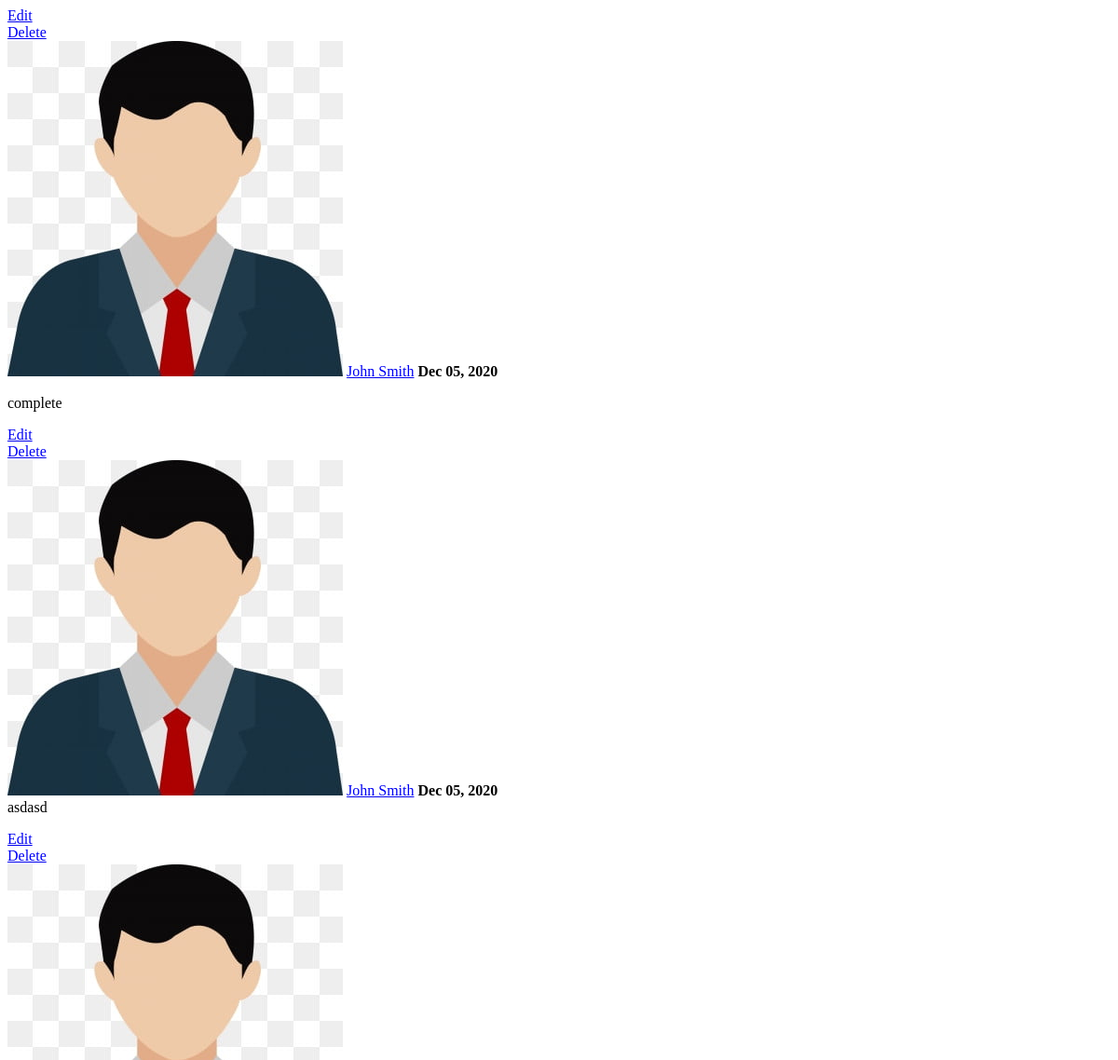
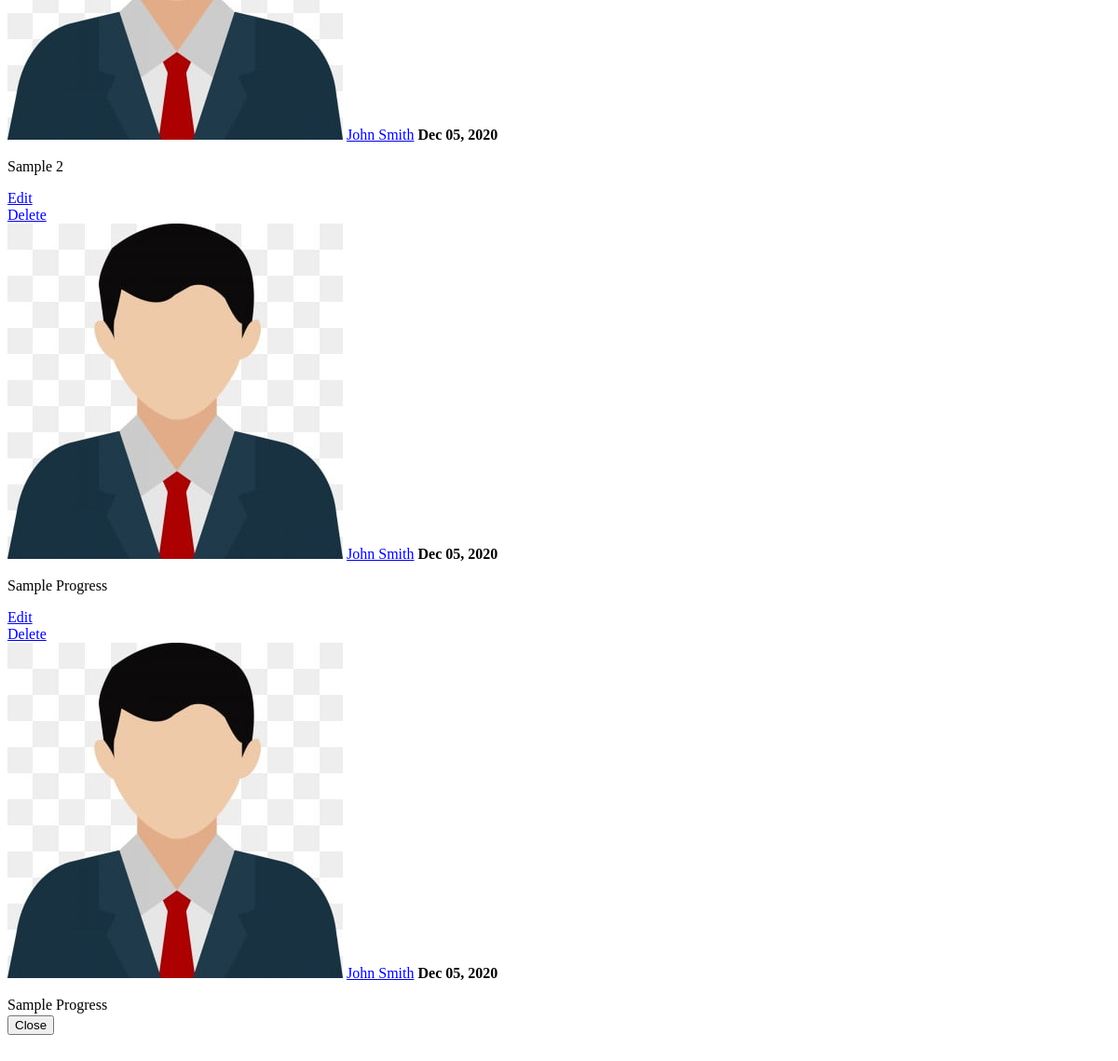
Page /view_progress.php?id=1 on the committed database (2 pictures, top to bottom).
### tables this page shows
CREATE TABLE `task_progress` (
  `id` int(11) NOT NULL,
  `task_id` int(30) NOT NULL,
  `progress` text NOT NULL,
  `is_complete` tinyint(1) NOT NULL DEFAULT 0 COMMENT '0=no,1=Yes',
  `date_created` datetime NOT NULL DEFAULT current_timestamp()
);

CREATE TABLE `employee_list` (
  `id` int(30) NOT NULL,
  `employee_id` varchar(50) NOT NULL,
  `firstname` varchar(200) NOT NULL,
  `middlename` varchar(200) NOT NULL,
  `lastname` varchar(200) NOT NULL,
  `email` varchar(200) NOT NULL,
  `password` text NOT NULL,
  `department_id` int(30) NOT NULL,
  `designation_id` int(30) NOT NULL,
  `evaluator_id` int(30) NOT NULL,
  `avatar` text DEFAULT NULL,
  `date_created` datetime NOT NULL DEFAULT current_timestamp()
);

### view_progress.php (the view, shortened to what this page needs)
<?php
include 'db_connect.php';
$id = $_GET['id'];
?>
<div class="container-fluid">
	<div id="post-field">
	<?php
	$progress = $conn->query("SELECT p.*,concat(u.firstname,' ',u.lastname) as uname,u.avatar FROM task_progress p inner join task_list t on t.id = p.task_id inner join employee_list u on u.id = t.employee_id where p.task_id = $id order by unix_timestamp(p.date_created) desc ");
	if($progress->num_rows > 0):
	while($row = $progress->fetch_assoc()):
	?>
		<div class="post">
              <div class="user-block">
              	<?php if($_SESSION['login_type'] == 0): ?>
              	<span class="btn-group dropleft float-right">
				  <div class="dropdown-menu">
				  	<a class="dropdown-item manage_progress" href="javascript:void(0)" data-id="<?php echo $row['id'] ?>"  data-task="<?php echo $row['task'] ?>">Edit</a>
                     <a class="dropdown-item delete_progress" href="javascript:void(0)" data-id="<?php echo $row['id'] ?>">Delete</a>
				  </div>
				</span>
				<?php endif; ?>
                <img class="img-circle img-bordered-sm" src="assets/uploads/<?php echo $row['avatar'] ?>" alt="user image">
                <span class="username">
                  <a href="#"><?php echo ucwords($row['uname']) ?></a>
                </span>
                <span class="description">
                	<span><b><?php echo date('M d, Y',strtotime($row['date_created'])) ?></b></span>
            	</span>
              </div>
              <div>
               <?php echo html_entity_decode($row['progress']) ?>
              </div>
        </div>
    <?php endwhile; ?>
    <?php else: ?>
    	<div class="mb-2">
    	<center><i>No Progress Yet</i></center>
    	</div>
    <?php endif; ?>
    </div>
</div>
<div class="modal-footer display p-0 m-0">
        <button type="button" class="btn btn-secondary" data-dismiss="modal">Close</button>
</div>

### view_progress.php (style rules this page uses)
#post-field { max-height: 70vh; overflow: auto; }

### rows in the picture
task_progress: employee_list.avatar (picture), uname "John Smith", date_created "Dec 05, 2020", progress "complete"
task_progress: employee_list.avatar (picture), uname "John Smith", date_created "Dec 05, 2020", progress "asdasd"
task_progress: employee_list.avatar (picture), uname "John Smith", date_created "Dec 05, 2020", progress "Sample 2"
task_progress: employee_list.avatar (picture), uname "John Smith", date_created "Dec 05, 2020", progress "Sample Progress"
task_progress: employee_list.avatar (picture), uname "John Smith", date_created "Dec 05, 2020", progress "Sample Progress"
